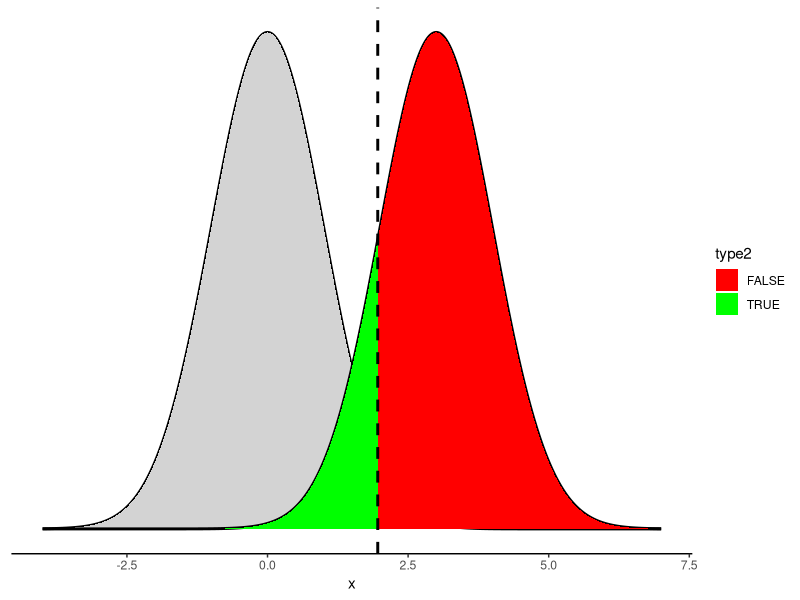

Generate this figure with R:
library(ggplot2)
library(dplyr)

alpha <- round(qnorm(.975),2)  

data_df <- tibble(x = seq(-4, 7, length = 1000),
       z = dnorm(x, mean = 0, sd = 1),
       y = dnorm(x, mean = 3, sd = 1),
       type2 = x < alpha)

ggplot(data = data_df, aes(x = x, y = z)) +
  geom_line(size = 1) + 
  geom_area(fill = "light gray") +
  geom_line(aes(x = x, y = y), size = 1) +
  geom_area(aes(x = x, y = y, fill = type2)) + 
  scale_fill_manual(values = c("red", "green")) + 
  geom_vline(aes(xintercept = alpha), size = 1, linetype = 2) +
  theme(panel.grid.major = element_blank(), 
        panel.grid.minor = element_blank(),
        panel.background = element_blank(),
        axis.text.y = element_blank(),
        axis.ticks.y = element_blank(),
        axis.title.y = element_blank(),
        axis.line.x = element_line(colour = "black"))

               